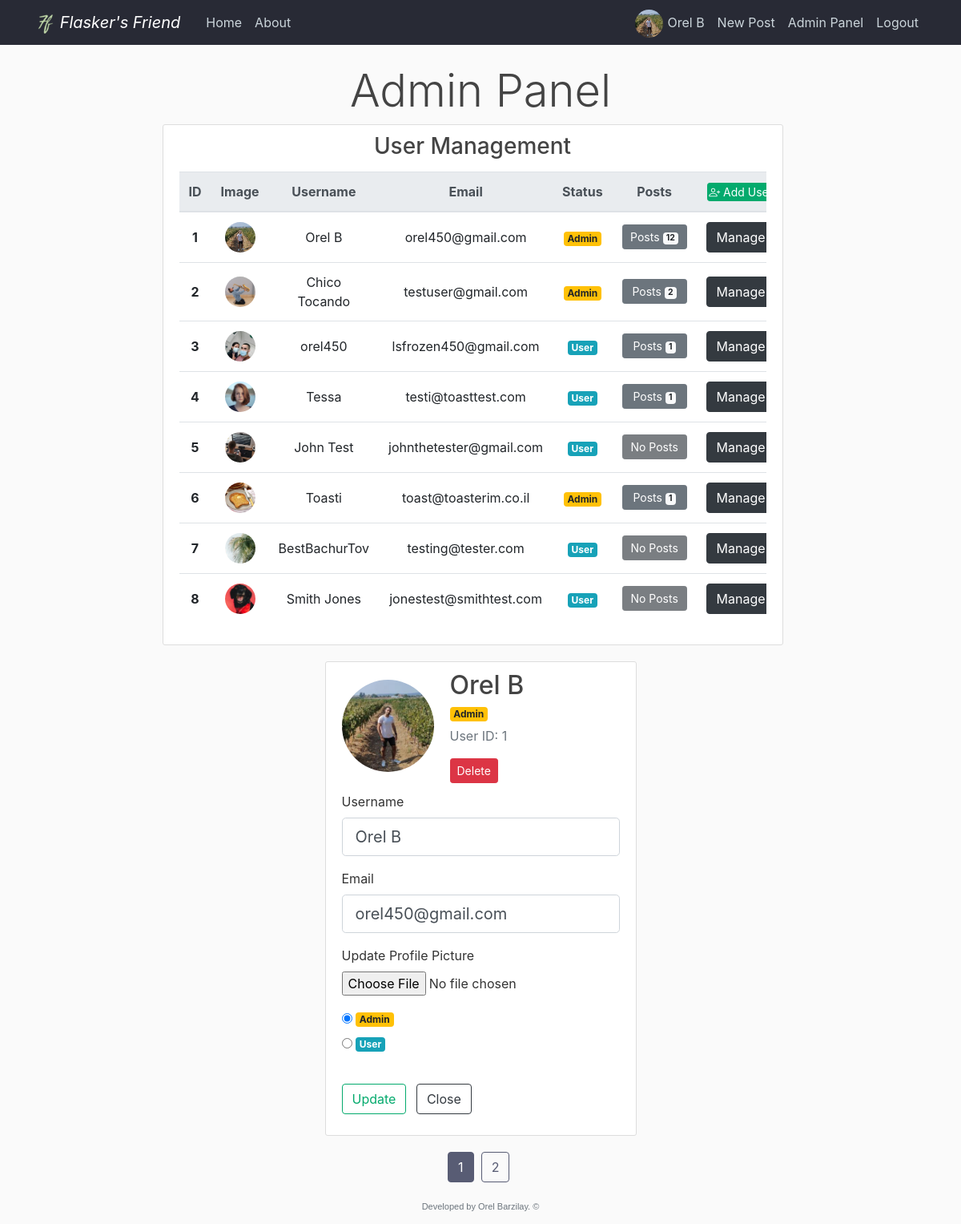
The page /panel/manage_user/1 (signed in) on the database its author committed.
### flaskblog/models.py (models this page shows, shortened)
class User(db.Model, UserMixin):
    id = db.Column(db.Integer, primary_key=True)
    username = db.Column(db.String(20), unique=True, nullable=False)
    email = db.Column(db.String(120), unique=True, nullable=False)
    image_file = db.Column(db.String(20), nullable=False, default='default.jpg')
    password = db.Column(db.String(60), nullable=False)
    admin = db.Column(db.Integer, nullable=False, default=0)  # Self Added
    posts = db.relationship('Post', backref='author', lazy=True)  # Here we refer the post class
    liked = db.relationship('PostLike', foreign_keys='PostLike.user_id', backref='user', lazy='dynamic')
    disliked = db.relationship('PostDislike', foreign_keys='PostDislike.user_id', backref='user', lazy='dynamic')
    saved = db.relationship('PostSave', foreign_keys='PostSave.user_id', backref='user', lazy='dynamic')

### flaskblog/admin/routes.py (the view)
@admin.route("/panel/manage_user/<int:user_id>", methods=['GET', 'POST'])
@admin_auth
def manage_user(user_id):
    page = request.args.get('page', 1, type=int)
    user = User.query.get_or_404(user_id)
    form = ManageUserForm(user)
    users = User.query.filter_by(id=User.id).paginate(page=page, per_page=users_per_page)
    if form.validate_on_submit():
        if form.picture.data:
            picture_file = save_user_picture(user, form.picture.data)
            user.image_file = picture_file
        user.username = form.username.data
        user.email = form.email.data.lower()
        if form.admin.data == 'Admin':
            user.admin = True
        elif form.admin.data == 'User' and user != current_user:
            if user.id != 1:
                user.admin = False
            else:
                flash("You cannot change the founder's status!", 'danger')
                return redirect(url_for('admin.admin_panel', page=page))
        else:
            flash('You cannot change your own status!', 'danger')
            return redirect(url_for('admin.admin_panel', page=page))
        db.session.commit()
        flash('This account has been updated!', 'success')
        return redirect(url_for('admin.admin_panel', page=page))
    elif request.method == 'GET':
        form.username.data = user.username
        form.email.data = user.email
        if user.admin:
            form.admin.data = 'Admin'
        else:
            form.admin.data = 'User'
    image_file = url_for('static', filename=f'profile_pics/{user.image_file}')
    return render_template('admin/manage_user.html', title='Admin Panel', user=user, users=users,
                           image_file=image_file, per_page=users_per_page, form=form, Post=Post())

### flaskblog/admin/forms.py (shortened to what this page needs)
class ManageUserForm(FlaskForm):
    username = StringField('Username', validators=[DataRequired(), Length(min=2, max=20)])
    email = StringField('Email', validators=[DataRequired(), Email()])
    picture = FileField('Update Profile Picture', validators=[FileAllowed(['jpg', 'png'])])
    admin = RadioField('Admin', choices=['Admin', 'User'])
    submit = SubmitField('Update')
    def __init__(self, user):  # Passing the user attr from view to form
        super().__init__()
        self.user = user

### flaskblog/admin/utils.py (called while the page is built)
def admin_auth(func):
    @wraps(func)
    @login_required
    def wrapper(*args, **kwargs):
        if current_user.admin:
            return func(*args, **kwargs)
        return abort(403)
    return wrapper

### flaskblog/models.py (called while the page is built)
@login_manager.user_loader
def load_user(user_id):
    return User.query.get(int(user_id))

### flaskblog/templates/admin/manage_user.html (shortened to what this page needs)
{% extends "admin/admin_panel.html" %}
{% block sidebar %}
<div class="content-section">
    <form method="POST" action="" enctype="multipart/form-data">
        <fieldset class="form-group">
          <div class="media">
            <img class="rounded-circle user-manager-account-img text-center" src="{{ image_file }}">
            <div class="media-body">
              <h2 class="account-heading">{{ user.username }}</h2>
              {% if user.admin %}
                <span class="badge badge-warning align-top">Admin</span>
              {% else %}
                <span class="badge badge-info align-top">User</span>
              {% endif %}
              <p class="text-secondary">User ID: {{ user.id }}</p>
              <button type="button" class="btn btn-danger btn-sm" data-toggle="modal" data-target="#deleteModal">Delete</button>
            </div>
          </div>
            <div class="form-group">
                {{ form.username.label(class="form-control-label") }}
                {% if form.username.errors %}
                    {{ form.username(class="form-control form-control-lg is-invalid") }}
                    <div class="invalid-feedback">
                        {% for error in form.username.errors %}
                            <span>{{ error }}</span>
                        {% endfor %}
                    </div>
                {% else %}
                    {{ form.username(class="form-control form-control-lg") }}
                {% endif %}
            </div>
            <div class="form-group">
                {{ form.email.label(class="form-control-label") }}
                {% if form.email.errors %}
                    {{ form.email(class="form-control form-control-lg is-invalid") }}
                    <div class="invalid-feedback">
                        {% for error in form.email.errors %}
                            <span>{{ error }}</span>
                        {% endfor %}
                    </div>
                {% else %}
                    {{ form.email(class="form-control form-control-lg") }}
                {% endif %}
            </div>
            <div class="form-group">
                {{ form.picture.label() }}
                {{ form.picture(class="form-control-file") }}
            </div>
            <div class="form-group">
                {% for choice in form.admin %}
                  {{ choice(class="user-manager-rbtn-align") }}
                  {% if choice.data == 'Admin' %}
                    {{ choice.label(class="badge badge-warning") }}
                  {% elif choice.data == 'User' %}
                    {{ choice.label(class="badge badge-info") }}
                  {% endif %}
                  <br>
                {% endfor %}
            </div>
        </fieldset>
        <div class="form-group">
          {{ form.submit(class="btn btn-outline-emerald") }}
          {% set current_page = request.args.get('page') %}
          <a type="submit" class="btn btn-outline-dark ml-2" href="{{ url_for('admin.admin_panel', page=current_page) }}">Close</a>
        </div>
    </form>
</div>
{% endblock sidebar %}

### flaskblog/templates/admin/admin_panel.html (shortened to what this page needs)
{% extends "layout.html" %}
{% block heading %}
  <h1 class="display-4 text-center">Admin Panel</h1>
{% endblock %}
{% block main_container %}
    <main role="main" class="container col-lg-10">
      <div class="row main-container">
{% endblock %}
{% block sidebox %}
  <div class="col-md-8 table-box">
{% endblock sidebox %}
{% block content %}
<div class="content section">
  <div class="panel panel-default content-section">
    <div class="panel-heading">
        <h3 class="text-center">User Management</h3>
    </div>
    {% set current_page = request.args.get('page') %}
    <div class="table-responsive">
      <table class="table table-hover user-manager-table-mt">
        <thead class="thead-light">
          <tr>
            <th scope="col" class="text-center">ID</th>
            <th scope="col" class="text-center">Image</th>
            <th scope="col" class="text-center">Username</th>
            <th scope="col" class="text-center">Email</th>
            <th scope="col" class="text-center">Status</th>
            <th scope="col" class="text-center">Posts</th>
            <th scope="col" class="text-center">
              <a type="button" class="btn btn-emerald btn-xs" href="{{ url_for('admin.add_user', page=current_page) }}"><i class="bi bi-person-plus"></i> Add User</a>
            </th>
          </tr>
        </thead>
        <tbody>
        {% for user in users.items %}
          <tr>
            <th scope="row" class="text-center align-middle">{{ user.id }}</th>
            <td class="text-center align-middle">
              <img class="rounded-circle table-account-img" src="{{ url_for('static', filename='profile_pics/' + user.image_file) }}">
            </td>
            <td class="text-center align-middle">{{ user.username }}</td>
            <td class="text-center align-middle">{{ user.email }}</td>
            <td class="text-center align-middle">
              {% if user.admin %}
                <span class="badge badge-warning">Admin</span>
              {% else %}
                <span class="badge badge-info">User</span>
              {% endif %}
            </td>
            <td class="text-center align-middle">
              {% set user_post_count = Post.query.filter_by(user_id=user.id).count() %}
              {% if user_post_count == 0 %}
                <button type="button" class="btn btn-dark btn-sm btn-block" disabled>No Posts</button>
              {% else %}
                <a type="button" class="btn btn-secondary btn-sm btn-block align-middle" style="width: 81px;" href="{{ url_for('users.user_posts', username=user.username) }}">
                  Posts <span class="badge badge-light">{{ user_post_count }}</span>
                </a>
              {% endif %}
            <td class="text-center align-middle">
              <a type="button" class="btn btn-dark align-middle" href="{{ url_for('admin.manage_user', page=current_page, user_id=user.id) }}">Manage</a>
            </td>
          </tr>
        {% endfor %}
        </tbody>
      </table>
    </div>
  </div>
</div>
{% endblock content %}
  {% block pagination %}
    {% if users.query.all()|length > per_page %}
      {% for page_num in users.iter_pages(left_edge=1, right_edge=1, left_current=1, right_current=2) %}
        {% if page_num %}
          {% if users.page == page_num %}
            <a class="btn btn-theme mb-4" href="{{ url_for('admin.admin_panel', page=page_num) }}">{{ page_num }}</a>&nbsp
          {% else %}
            <a class="btn btn-outline-theme mb-4" href="{{ url_for('admin.admin_panel', page=page_num) }}">{{ page_num }}</a>&nbsp
          {% endif %}
        {% else %}
          ...
        {% endif %}
      {% endfor %}
    {% endif %}
  {% endblock pagination %}

### flaskblog/templates/layout.html (shortened to what this page needs)
<!DOCTYPE html>
<html lang="en">
<head>
    <link rel="stylesheet" href="https://stackpath.bootstrapcdn.com/bootstrap/4.3.1/css/bootstrap.min.css">
    <link rel="stylesheet" type="text/css" href="{{ url_for('static', filename='main.css') }}">
    <link rel="stylesheet" href="https://cdn.jsdelivr.net/npm/bootstrap-icons@1.5.0/font/bootstrap-icons.css">
</head>
<body>
  <div class="content">
    <header class="site-header">
      <nav class="navbar navbar-expand-md navbar-dark bg-steel fixed-top">
        <div class="container">
          <a class="navbar-brand mr-4 font-italic" href="/">
            <img src="{{ url_for('static', filename='logo_24x24.png') }}" style="height: 24px;">
            Flasker's Friend
          </a>
          <div class="collapse navbar-collapse" id="navbarToggle">
            <div class="navbar-nav mr-auto">
              <a class="nav-item nav-link" href="{{ url_for('main.home') }}">Home</a>
              <a class="nav-item nav-link" href="{{ url_for('main.about') }}">About</a>
            </div>
            <div class="navbar-nav">
              {% if current_user.is_authenticated and current_user.admin == 1 %}
                <a class="nav-item nav-link" style="padding-bottom: 0; padding-top: 4px;" href="{{ url_for('users.account') }}">
                  <img class="rounded-circle navbar-account-img my-auto" src="{{ url_for('static', filename='profile_pics/' + current_user.image_file) }}">
                  {{ current_user.username }}
                </a>
                <a class="nav-item nav-link" href="{{ url_for('posts.new_post') }}">New Post</a>
                <a class="nav-item nav-link" href="{{ url_for('admin.admin_panel') }}">Admin Panel</a>
                <a class="nav-item nav-link" href="{{ url_for('users.logout') }}">Logout</a>
              {% else %}
                <a class="nav-item nav-link" href="{{ url_for('users.login') }}">Login</a>
                <a class="nav-item nav-link" href="{{ url_for('users.register') }}">Register</a>
              {% endif %}
            </div>
          </div>
        </div>
      </nav>
    </header>
    {% block heading %}{% endblock %}
    {% block main_container %}{% endblock main_container %}
        {% block sidebox %}{% endblock sidebox %}
          {% block content %}{% endblock content %}
        </div>
        {% block sidebar %}{% endblock sidebar %}
      <div class="container" style="">
          <div class="pagination-container">
            {% block pagination %}{% endblock pagination%}
          </div>
      </div>
    </main>
  </div>
    <footer class="footer">
      <p class="site-footer text-muted text-center">Developed by Orel Barzilay. &copy;</p>
    </footer>
</body>
</html>

### flaskblog/static/main.css (style rules this page uses)
html, body { height: 95.8%; }
.content { flex: 1 0 auto; }
body { background: #fafafa; color: #333333; margin-top: 5rem; display: flex; flex-direction: column; }
h1, h2, h3, h4, h5, h6 { color: #444444; }
.bg-steel { background-color: #282a35; }
.site-header .navbar-nav .nav-link { color: #cbd5db; }
.content-section { background: #ffffff; padding: 10px 20px; border: 1px solid #dddddd; border-radius: 3px; margin-bottom: 20px; }
.table-account-img { object-fit: cover; height: 38px; width: 38px; }
.user-manager-account-img { object-fit: cover; height: 115px; width: 115px; margin-right: 20px; margin-bottom: 25px; margin-top: 12px; }
.navbar-account-img { object-fit: cover; margin-right: 1px; height: 35px; width: 35px; }
.table-box { max-width: 775px; margin-inline-end: 20px; padding: 0; }
.user-manager-table-mt { margin-top: 6px; }
.user-manager-rbtn-align { vertical-align: -1px; }
.btn-xs { width: 83.5px; padding: 0rem 0rem; font-size: .875rem; line-height: 1.5; border-radius: .2rem; vertical-align: baseline; }
.main-container { justify-content: center; }
.btn-theme { color: #fff; background-color: #585c74; border-color: #585c74; }
.btn-outline-theme { color: #585c74; border-color: #585c74; }
.btn-emerald { color: #fff; background-color: #04AA6D; border-color: #04AA6D; }
.btn-outline-emerald { color: #04AA6D; border-color: #04AA6D; }
.pagination-container { width: fit-content; margin: 0 auto; }
.footer { flex-shrink: 0; }
.site-footer { font: normal 11px arial,Calibri,Verdana,Geneva,sans-serif; }

### rows shown on the page
User: image_file (picture), username "Orel B", id "1", email "orel450@gmail.com", admin "Admin", user_post_count "12"
User: id "2", image_file (picture), username "Chico Tocando", email "testuser@gmail.com", admin "Admin"
User: id "3", image_file (picture), username "orel450", email "lsfrozen450@gmail.com", admin "User", user_post_count "1"
User: id "4", image_file (picture), username "Tessa", email "testi@toasttest.com", admin "User", user_post_count "1"
User: id "5", image_file (picture), username "John Test", email "johnthetester@gmail.com", admin "User", shows "No Posts"
User: id "6", image_file (picture), username "Toasti", email "toast@toasterim.co.il", shows "Admin", admin "1"
User: id "7", image_file (picture), username "BestBachurTov", email "testing@tester.com", admin "User", shows "No Posts"
User: id "8", image_file (picture), username "Smith Jones", email "jonestest@smithtest.com", admin "User", shows "No Posts"

### other values the page prints
{{ choice.label(class="badge badge-warning") }} "Admin"
{{ choice.label(class="badge badge-info") }} "User"
{{ page_num }} "1"
{{ page_num }} "2"
